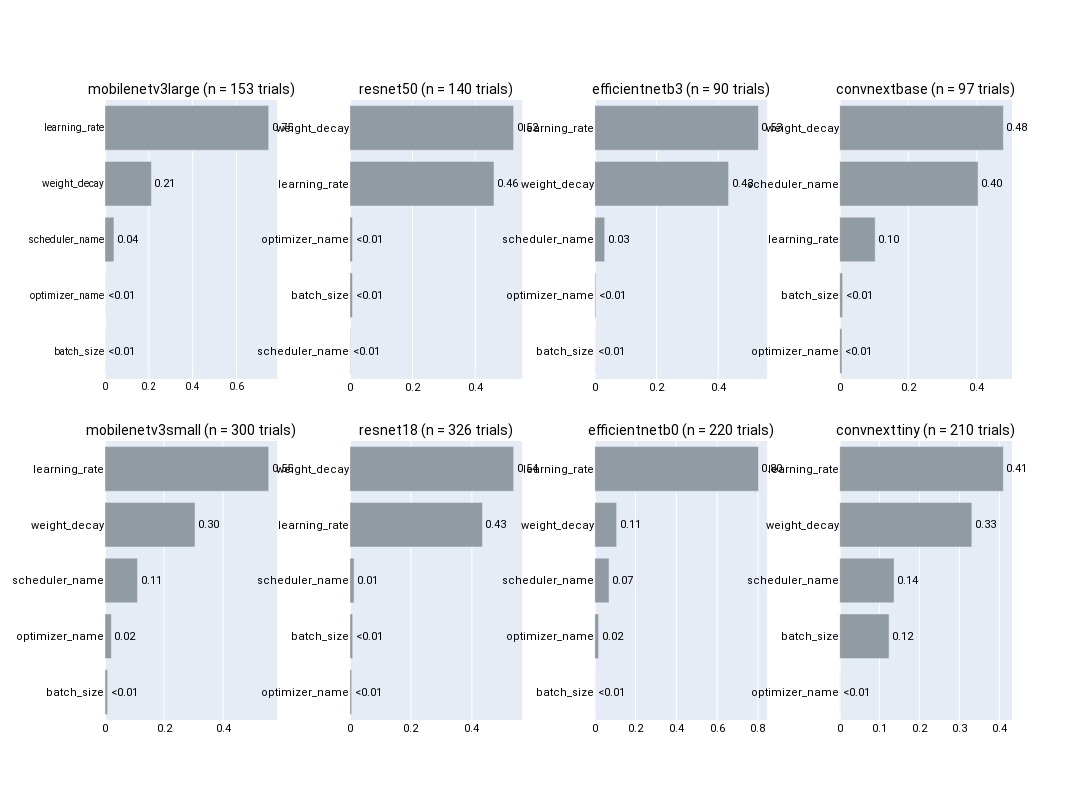

Notebook cell for this chart:
### Markdown cell above
##### **4.2.3.a.** Hyperparameter Importance

### Code cell
# Define a function to consolidate the result of all optuna trials.
def get_optuna_study(model_arch, train_stage, dataset_config):
    study_name = f'optuna_ecg_{model_arch}_{train_stage}_{dataset_config}'
    optuna_res_dir = os.path.join(project_dir, 'optuna', f'{model_arch}_{train_stage}_{dataset_config}', "optuna-results")
    storage_path = f"sqlite:///{os.path.join(optuna_res_dir, 'optuna_study.db')}"

    study = optuna.load_study(study_name=study_name, storage=storage_path)
    return study

# Store the studies in a list.
studies = []
subplot_titles = []
model_arch_list = ['mobilenetv3large', 'resnet50', 'efficientnetb3', 'convnextbase', 'mobilenetv3small', 'resnet18', 'efficientnetb0', 'convnexttiny']

for arch in model_arch_list:
    study = get_optuna_study(arch, 'full', 'config1')
    studies.append(study)
    
    # Get the number of completed trials
    n_trials = len(study.trials)
    
    # Format the title string
    title = f'{arch} (n = {n_trials} trials)'
    subplot_titles.append(title)

fig = make_subplots(rows=2, cols=4, subplot_titles=subplot_titles, horizontal_spacing=0.08, vertical_spacing=0.1)
for i, study in enumerate(studies):
    temp_fig = plot_param_importances(study, evaluator=optuna.importance.PedAnovaImportanceEvaluator(baseline_quantile=0.1, evaluate_on_local=True))
    row = (i // 4) + 1
    col = (i % 4) + 1
    for trace in temp_fig.data:
        trace.marker.color = "#919BA3"
        fig.add_trace(trace, row=row, col=col)
    
fig.update_layout(
    height=800,
    width=1500,
    showlegend=False,
    font=dict(
        family="Roboto",
        size=11,
        color="black"
    ),
    xaxis=dict(title_font=dict(size=10), tickfont=dict(size=10)),
    yaxis=dict(title_font=dict(size=10), tickfont=dict(size=10))
)

for annotation in fig.layout.annotations:
    annotation['font']['size'] = 14

fig.show()

### Figure 1 — Plotly figure (JSON) as saved in the notebook; plotly's stock layout.template omitted (floating-point values rounded to 4 significant figures)
{"data": [{"cliponaxis": false, "hovertemplate": ["batch_size (CategoricalDistribution): 0.0002158235433804352<extra></extra>", "optimizer_name (CategoricalDistribution): 0.0002158235433804352<extra></extra>", "scheduler_name (CategoricalDistribution): 0.040810163158879614<extra></extra>", "weight_decay (FloatDistribution): 0.21177653051752326<extra></extra>", "learning_rate (FloatDistribution): 0.7469816592368362<extra></extra>"], "marker": {"color": "#919BA3"}, "name": "Objective Value", "orientation": "h", "text": ["<0.01", "<0.01", "0.04", "0.21", "0.75"], "textposition": "outside", "type": "bar", "x": [0.0002158, 0.0002158, 0.04081, 0.2118, 0.747], "xaxis": "x", "y": ["batch_size", "optimizer_name", "scheduler_name", "weight_decay", "learning_rate"], "yaxis": "y"}, {"cliponaxis": false, "hovertemplate": ["scheduler_name (CategoricalDistribution): 0.0015366115496173258<extra></extra>", "batch_size (CategoricalDistribution): 0.00839624519454629<extra></extra>", "optimizer_name (CategoricalDistribution): 0.00839624519454629<extra></extra>", "learning_rate (FloatDistribution): 0.45955599864639984<extra></extra>", "weight_decay (FloatDistribution): 0.5221148994148903<extra></extra>"], "marker": {"color": "#919BA3"}, "name": "Objective Value", "orientation": "h", "text": ["<0.01", "<0.01", "<0.01", "0.46", "0.52"], "textposition": "outside", "type": "bar", "x": [0.001537, 0.008396, 0.008396, 0.4596, 0.5221], "xaxis": "x2", "y": ["scheduler_name", "batch_size", "optimizer_name", "learning_rate", "weight_decay"], "yaxis": "y2"}, {"cliponaxis": false, "hovertemplate": ["batch_size (CategoricalDistribution): 0.0006468707586714488<extra></extra>", "optimizer_name (CategoricalDistribution): 0.0031523504724783225<extra></extra>", "scheduler_name (CategoricalDistribution): 0.03209552004610678<extra></extra>", "weight_decay (FloatDistribution): 0.4335829750684343<extra></extra>", "learning_rate (FloatDistribution): 0.5305222836543092<extra></extra>"], "marker": {"color": "#919BA3"}, "name": "Objective Value", "orientation": "h", "text": ["<0.01", "<0.01", "0.03", "0.43", "0.53"], "textposition": "outside", "type": "bar", "x": [0.0006469, 0.003152, 0.0321, 0.4336, 0.5305], "xaxis": "x3", "y": ["batch_size", "optimizer_name", "scheduler_name", "weight_decay", "learning_rate"], "yaxis": "y3"}, {"cliponaxis": false, "hovertemplate": ["optimizer_name (CategoricalDistribution): 0.006641917970528449<extra></extra>", "batch_size (CategoricalDistribution): 0.008592805412752902<extra></extra>", "learning_rate (FloatDistribution): 0.1036061863645825<extra></extra>", "scheduler_name (CategoricalDistribution): 0.4036354883646341<extra></extra>", "weight_decay (FloatDistribution): 0.4775236018875021<extra></extra>"], "marker": {"color": "#919BA3"}, "name": "Objective Value", "orientation": "h", "text": ["<0.01", "<0.01", "0.10", "0.40", "0.48"], "textposition": "outside", "type": "bar", "x": [0.006642, 0.008593, 0.1036, 0.4036, 0.4775], "xaxis": "x4", "y": ["optimizer_name", "batch_size", "learning_rate", "scheduler_name", "weight_decay"], "yaxis": "y4"}, {"cliponaxis": false, "hovertemplate": ["batch_size (CategoricalDistribution): 0.008783258987350873<extra></extra>", "optimizer_name (CategoricalDistribution): 0.02150775217034314<extra></extra>", "scheduler_name (CategoricalDistribution): 0.11012690593116449<extra></extra>", "weight_decay (FloatDistribution): 0.3049080639178929<extra></extra>", "learning_rate (FloatDistribution): 0.5546740189932485<extra></extra>"], "marker": {"color": "#919BA3"}, "name": "Objective Value", "orientation": "h", "text": ["<0.01", "0.02", "0.11", "0.30", "0.55"], "textposition": "outside", "type": "bar", "x": [0.008783, 0.02151, 0.1101, 0.3049, 0.5547], "xaxis": "x5", "y": ["batch_size", "optimizer_name", "scheduler_name", "weight_decay", "learning_rate"], "yaxis": "y5"}, {"cliponaxis": false, "hovertemplate": ["optimizer_name (CategoricalDistribution): 0.00603918901279241<extra></extra>", "batch_size (CategoricalDistribution): 0.009252007002594594<extra></extra>", "scheduler_name (CategoricalDistribution): 0.013634945780206492<extra></extra>", "learning_rate (FloatDistribution): 0.43450240112288024<extra></extra>", "weight_decay (FloatDistribution): 0.5365714570815262<extra></extra>"], "marker": {"color": "#919BA3"}, "name": "Objective Value", "orientation": "h", "text": ["<0.01", "<0.01", "0.01", "0.43", "0.54"], "textposition": "outside", "type": "bar", "x": [0.006039, 0.009252, 0.01363, 0.4345, 0.5366], "xaxis": "x6", "y": ["optimizer_name", "batch_size", "scheduler_name", "learning_rate", "weight_decay"], "yaxis": "y6"}, {"cliponaxis": false, "hovertemplate": ["batch_size (CategoricalDistribution): 0.0006475180577468286<extra></extra>", "optimizer_name (CategoricalDistribution): 0.019007402135520147<extra></extra>", "scheduler_name (CategoricalDistribution): 0.0698846528731671<extra></extra>", "weight_decay (FloatDistribution): 0.10716811492932608<extra></extra>", "learning_rate (FloatDistribution): 0.8032923120042399<extra></extra>"], "marker": {"color": "#919BA3"}, "name": "Objective Value", "orientation": "h", "text": ["<0.01", "0.02", "0.07", "0.11", "0.80"], "textposition": "outside", "type": "bar", "x": [0.0006475, 0.01901, 0.06988, 0.1072, 0.8033], "xaxis": "x7", "y": ["batch_size", "optimizer_name", "scheduler_name", "weight_decay", "learning_rate"], "yaxis": "y7"}, {"cliponaxis": false, "hovertemplate": ["optimizer_name (CategoricalDistribution): 5.6019297466880636e-05<extra></extra>", "batch_size (CategoricalDistribution): 0.12356392978244983<extra></extra>", "scheduler_name (CategoricalDistribution): 0.13608604960953272<extra></extra>", "weight_decay (FloatDistribution): 0.33069292256825233<extra></extra>", "learning_rate (FloatDistribution): 0.4096010787422983<extra></extra>"], "marker": {"color": "#919BA3"}, "name": "Objective Value", "orientation": "h", "text": ["<0.01", "0.12", "0.14", "0.33", "0.41"], "textposition": "outside", "type": "bar", "x": [5.602e-05, 0.1236, 0.1361, 0.3307, 0.4096], "xaxis": "x8", "y": ["optimizer_name", "batch_size", "scheduler_name", "weight_decay", "learning_rate"], "yaxis": "y8"}], "layout": {"annotations": [{"font": {"size": 14}, "showarrow": false, "text": "mobilenetv3large (n = 153 trials)", "x": 0.095, "xanchor": "center", "xref": "paper", "y": 1, "yanchor": "bottom", "yref": "paper"}, {"font": {"size": 14}, "showarrow": false, "text": "resnet50 (n = 140 trials)", "x": 0.365, "xanchor": "center", "xref": "paper", "y": 1, "yanchor": "bottom", "yref": "paper"}, {"font": {"size": 14}, "showarrow": false, "text": "efficientnetb3 (n = 90 trials)", "x": 0.635, "xanchor": "center", "xref": "paper", "y": 1, "yanchor": "bottom", "yref": "paper"}, {"font": {"size": 14}, "showarrow": false, "text": "convnextbase (n = 97 trials)", "x": 0.905, "xanchor": "center", "xref": "paper", "y": 1, "yanchor": "bottom", "yref": "paper"}, {"font": {"size": 14}, "showarrow": false, "text": "mobilenetv3small (n = 300 trials)", "x": 0.095, "xanchor": "center", "xref": "paper", "y": 0.45, "yanchor": "bottom", "yref": "paper"}, {"font": {"size": 14}, "showarrow": false, "text": "resnet18 (n = 326 trials)", "x": 0.365, "xanchor": "center", "xref": "paper", "y": 0.45, "yanchor": "bottom", "yref": "paper"}, {"font": {"size": 14}, "showarrow": false, "text": "efficientnetb0 (n = 220 trials)", "x": 0.635, "xanchor": "center", "xref": "paper", "y": 0.45, "yanchor": "bottom", "yref": "paper"}, {"font": {"size": 14}, "showarrow": false, "text": "convnexttiny (n = 210 trials)", "x": 0.905, "xanchor": "center", "xref": "paper", "y": 0.45, "yanchor": "bottom", "yref": "paper"}], "font": {"color": "black", "family": "Roboto", "size": 11}, "height": 800, "showlegend": false, "width": 1500, "xaxis": {"anchor": "y", "domain": [0, 0.19], "tickfont": {"size": 10}, "title": {"font": {"size": 10}}}, "xaxis2": {"anchor": "y2", "domain": [0.27, 0.46]}, "xaxis3": {"anchor": "y3", "domain": [0.54, 0.73]}, "xaxis4": {"anchor": "y4", "domain": [0.81, 1]}, "xaxis5": {"anchor": "y5", "domain": [0, 0.19]}, "xaxis6": {"anchor": "y6", "domain": [0.27, 0.46]}, "xaxis7": {"anchor": "y7", "domain": [0.54, 0.73]}, "xaxis8": {"anchor": "y8", "domain": [0.81, 1]}, "yaxis": {"anchor": "x", "domain": [0.55, 1], "tickfont": {"size": 10}, "title": {"font": {"size": 10}}}, "yaxis2": {"anchor": "x2", "domain": [0.55, 1]}, "yaxis3": {"anchor": "x3", "domain": [0.55, 1]}, "yaxis4": {"anchor": "x4", "domain": [0.55, 1]}, "yaxis5": {"anchor": "x5", "domain": [0, 0.45]}, "yaxis6": {"anchor": "x6", "domain": [0, 0.45]}, "yaxis7": {"anchor": "x7", "domain": [0, 0.45]}, "yaxis8": {"anchor": "x8", "domain": [0, 0.45]}}}
